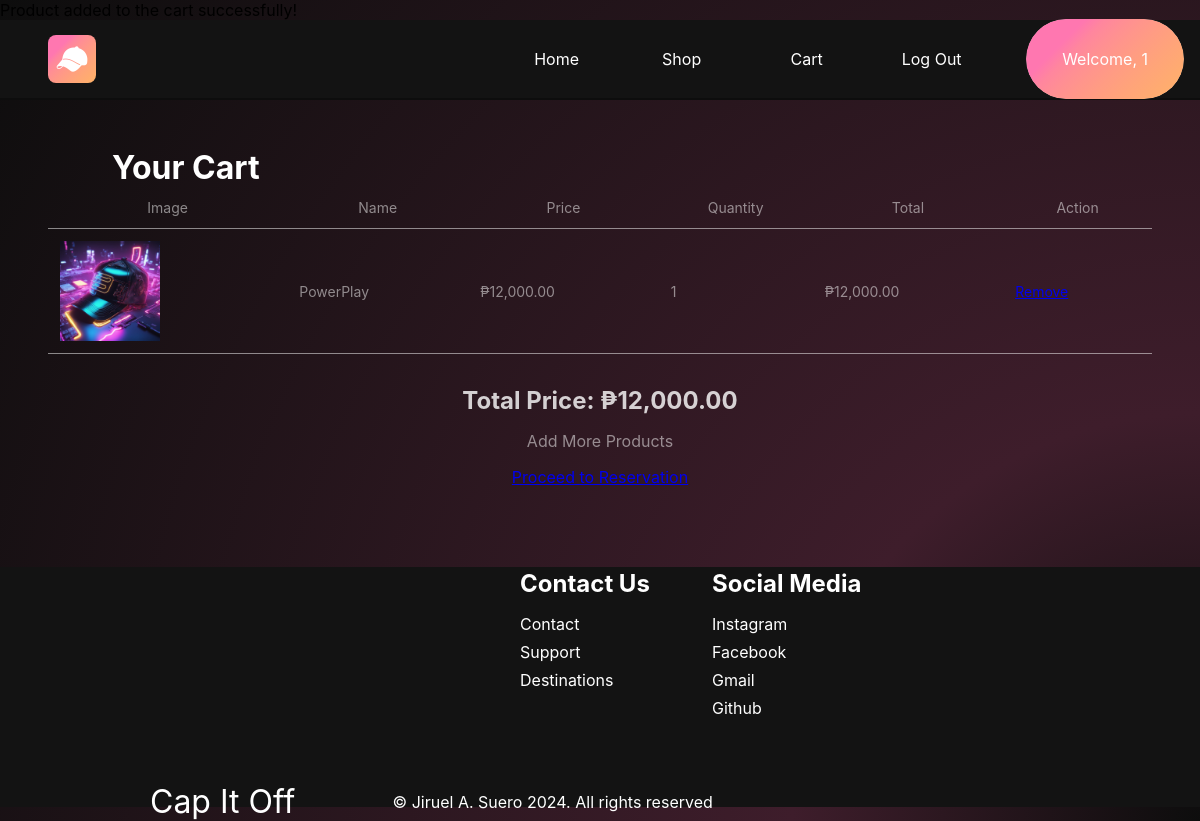
Screenshot of /6/sui/cart.php?add=1&quantity=1 (signed in) with the database file from the repository.
### tables this page shows
CREATE TABLE `products` (
  `product_id` int(11) NOT NULL,
  `name` varchar(255) NOT NULL,
  `price` decimal(10,2) NOT NULL,
  `description` text NOT NULL,
  `category` varchar(100) NOT NULL,
  `image_url` varchar(255) NOT NULL
);

### 6/sui/cart.php (the view, shortened to what this page needs)
<?php
require './db.php';
$imageBaseURL = "./assets/images/";
if (isset($_GET['add']) && filter_var($_GET['add'], FILTER_VALIDATE_INT)) {
    $product_id = intval($_GET['add']);
    $quantity = isset($_GET['quantity']) && filter_var($_GET['quantity'], FILTER_VALIDATE_INT) ? intval($_GET['quantity']) : 1;
    $username = $_SESSION['username'];
    $stmt_user = $conn->prepare("SELECT user_id FROM users WHERE username = ?");
    $stmt_user->bind_param("s", $username);
    $stmt_user->execute();
    $user_result = $stmt_user->get_result();
    if ($user_result->num_rows > 0) {
        $user = $user_result->fetch_assoc();
        $user_id = $user['user_id'];
        $insert_stmt = $conn->prepare("INSERT INTO cart (user_id, product_id, quantity) VALUES (?, ?, ?)");
        $insert_stmt->bind_param("iii", $user_id, $product_id, $quantity);
        if ($insert_stmt->execute()) {
            echo "<p>Product added to the cart successfully!</p>";
        } else {
            echo "<p>Error adding product to the cart. Please try again.</p>";
        }
    } else {
        echo "<p>User not found. Please log in again.</p>";
    }
}
$cart_products = array();
if (count($_SESSION['cart']) > 0) {
    $product_ids = implode(",", array_keys($_SESSION['cart']));
    $query = "SELECT * FROM products WHERE product_id IN ($product_ids)";
    $stmt = $conn->prepare($query);
    $stmt->execute();
    $result = $stmt->get_result();
    if ($result->num_rows > 0) {
        while ($product = $result->fetch_assoc()) {
            $cart_products[] = $product;
        }
    }
}
$total_price = 0;
foreach ($cart_products as $product) {
    $total_price += $product['price'] * $_SESSION['cart'][$product['product_id']];
}
?>
<html lang="en">
<head>
    <link rel="stylesheet" href="./assets/styles/variables.css">
    <link rel="stylesheet" href="./assets/styles/default-styles.css">
    <link rel="stylesheet" href="./assets/styles/shops.css">
</head>
<body>
    <?php require './php/header.php'; ?>
    <main>
        <h1 class="shop-title">Your Cart</h1>
        <table class="product-table">
            <thead>
                <tr>
                    <th>Image</th>
                    <th>Name</th>
                    <th>Price</th>
                    <th>Quantity</th>
                    <th>Total</th>
                    <th>Action</th>
                </tr>
            </thead>
            <tbody>
                <?php if (count($cart_products) > 0): ?>
                    <?php foreach ($cart_products as $product): ?>
                        <tr>
                            <td>
                                <img src="<?php echo htmlspecialchars($imageBaseURL . $product['image_url']); ?>" alt="<?php echo htmlspecialchars($product['name']); ?>" width="100">
                            </td>
                            <td><?php echo htmlspecialchars($product['name']); ?></td>
                            <td>₱<?php echo number_format($product['price'], 2); ?></td>
                            <td><?php echo $_SESSION['cart'][$product['product_id']]; ?></td>
                            <td>₱<?php echo number_format($product['price'] * $_SESSION['cart'][$product['product_id']], 2); ?></td>
                            <td>
                                <a href="cart.php?remove=<?php echo $product['product_id']; ?>" class="remove-btn">Remove</a>
                            </td>
                        </tr>
                    <?php endforeach; ?>
                <?php else: ?>
                    <tr>
                        <td colspan="6" class="empty-cart-message">Your cart is empty. Start shopping now!</td>
                    </tr>
                <?php endif; ?>
            </tbody>
        </table>
        <?php if (count($cart_products) > 0): ?>
            <div class="cart-summary">
                <h2>Total Price: ₱<?php echo number_format($total_price, 2); ?></h2>
                <a href="shop.php" class="checkout-btn">Add More Products</a>
                <a href="reservation.php" class="proceed-btn">Proceed to Reservation</a>
            </div>
        <?php endif; ?>
    </main>
    <?php require './php/footer.php'; ?>
</body>
</html>

### 6/sui/assets/styles/variables.css (style rules this page uses)
:root { --border: 1px solid rgb(255, 255, 255, 0.2); --gradient: linear-gradient(135deg, #926aff, 0%, #ff77b0, 50%, #ffb367 100%); --space-xxsmall: 0.01rem; --space-xsmall: 0.25rem; --space-small: 0.5rem; --space-small-medium: 0.75rem; --space-medium: 1rem; --space-medium-large: 1.25rem; --space-large: 1.5rem; --space-xlarge: 2rem; --space-xxlarge: 3rem; --space-xxxlarge: 5rem; --font-size-xxsmall: 0.6rem; --font-size-xsmall: 0.75rem; --font-size-small: 0.875rem; --font-size-base: 1rem; --font-size-medium: 1.15rem; --font-size-large: 1.25rem; --font-size-xlarge: 1.5rem; --font-size-xxlarge: 2rem; --font-size-xxxlarge: 3rem; --font-size-xxxxlarge: 4rem; --font-weight-light: 300; --font-weight-normal: 400; --font-weight-medium: 500; --font-weight-semibold: 600; --font-weight-bold: 700; --color-black: #0d0d0d; --color-dark-grey: #131313; }

### 6/sui/assets/styles/shops.css (style rules this page uses)
* { box-sizing: border-box; margin: 0; padding: 0; font-family: 'Inter', sans-serif; scroll-behavior: smooth; }
body { display: flex; flex-direction: column; background: rgb(13, 13, 13); background: radial-gradient(circle at bottom right, rgba(13, 13, 13, 1) 0%, rgba(62, 29, 43, 1) 28%, rgba(13, 13, 13, 1) 100%); }
main { margin-top: 5rem; flex: 1; display: grid; padding: var(--space-xxlarge); }
img { max-width: 100%; }
.shop-title { color: #fff; height: fit-content; display: inline-flex; padding-inline: 4rem; }
.product-table :where(th, td) { padding: 12px; border-bottom: 1px solid rgba(255, 255, 255, 0.5); }
.product-table th { white-space: nowrap; font-weight: normal; }
.cart-summary { margin-top: auto; color: rgb(255, 255, 255, 0.8); padding-block: 2rem; display: inline-flex; flex-direction: column; align-items: center; gap: 1rem; }
.checkout-btn { text-decoration: none; color: rgb(255, 255, 255, 0.5); }

### rows the page displays
products: image_url (picture), name "PowerPlay", price "12,000.00", product_id "1", $product['price'] * $_SESSION['cart'][$product['product_id']] "12,000.00"

### other values shown
$_SESSION['username'] "1"
$total_price "12,000.00"
